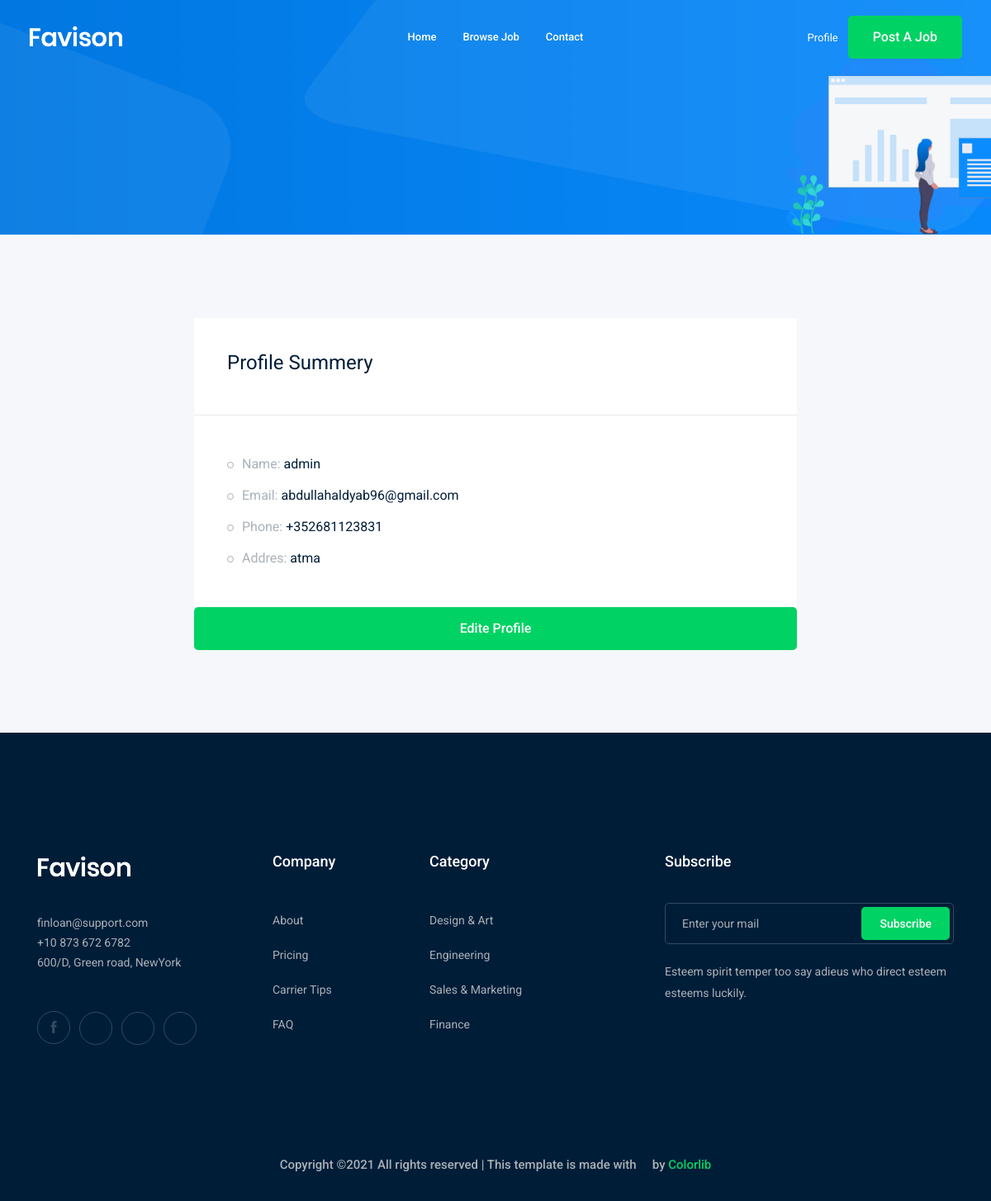
The app's page /accounts/profile (signed in) with its own data.
### accounts/models.py (models this page shows, shortened)
class profile(models.Model):
    user = models.OneToOneField(User, on_delete=models.CASCADE)
    first_name = models.CharField(null=True, max_length=50)
    last_name = models.CharField(null=True, max_length=50)
    phone_number =  models.CharField(max_length=15)
    image = models.ImageField(upload_to="profile/")
    city_name = models.ForeignKey("city",on_delete=models.CASCADE , null=True)

class city(models.Model):
    name = models.CharField( max_length=20)
    def __str__(self):
        return str(self.name)

### accounts/views.py (the view)
# urls.py: path('profile',views.Profile ,name='profile'),
def Profile(request):
    Profile = profile.objects.get(user=request.user)
    return render(request,'accounts/profile.html',{'Profile':Profile})

### accounts/templates/accounts/profile.html (shortened to what this page needs)
{% extends 'base.html' %}
{% load bootstrap4 %}
    {% block body %}
    <div class="bradcam_area bradcam_bg_1">
        <div class="container">
            <div class="row">
                <div class="col-xl-12">
                </div>
            </div>
        </div>
    </div>
    <div class="job_details_area">
        <div class="container">
            <div class="row">
                <div class="col-lg-8 mx-auto">
                    <div class="job_sumary">
                        <div class="summery_header">
                            <h3>Profile Summery</h3>
                        </div>
                        <div class="job_content">
                            <ul>
                                <li>Name: <span>{{Profile.user}}</span></li>
                                <li>Email: <span>{{Profile.user.email}} </span></li>
                                <li>Phone: <span> {{Profile.phone_number}} </span></li>
                                <li>Addres: <span>{{Profile.city_name}}</span></li>
                            </ul>
                        </div>
                    </div class="p-5">
                    <a href="{% url 'accounts:profile_edit'%}" class="boxed-btn3 w-100">Edite Profile</a>
                </div>
            </div>
        </div>
    </div>
    {% endblock body %}

### records on screen
profile: user "admin", user.email "abdullahaldyab96@gmail.com", phone_number "+352681123831", city_name "atma"
